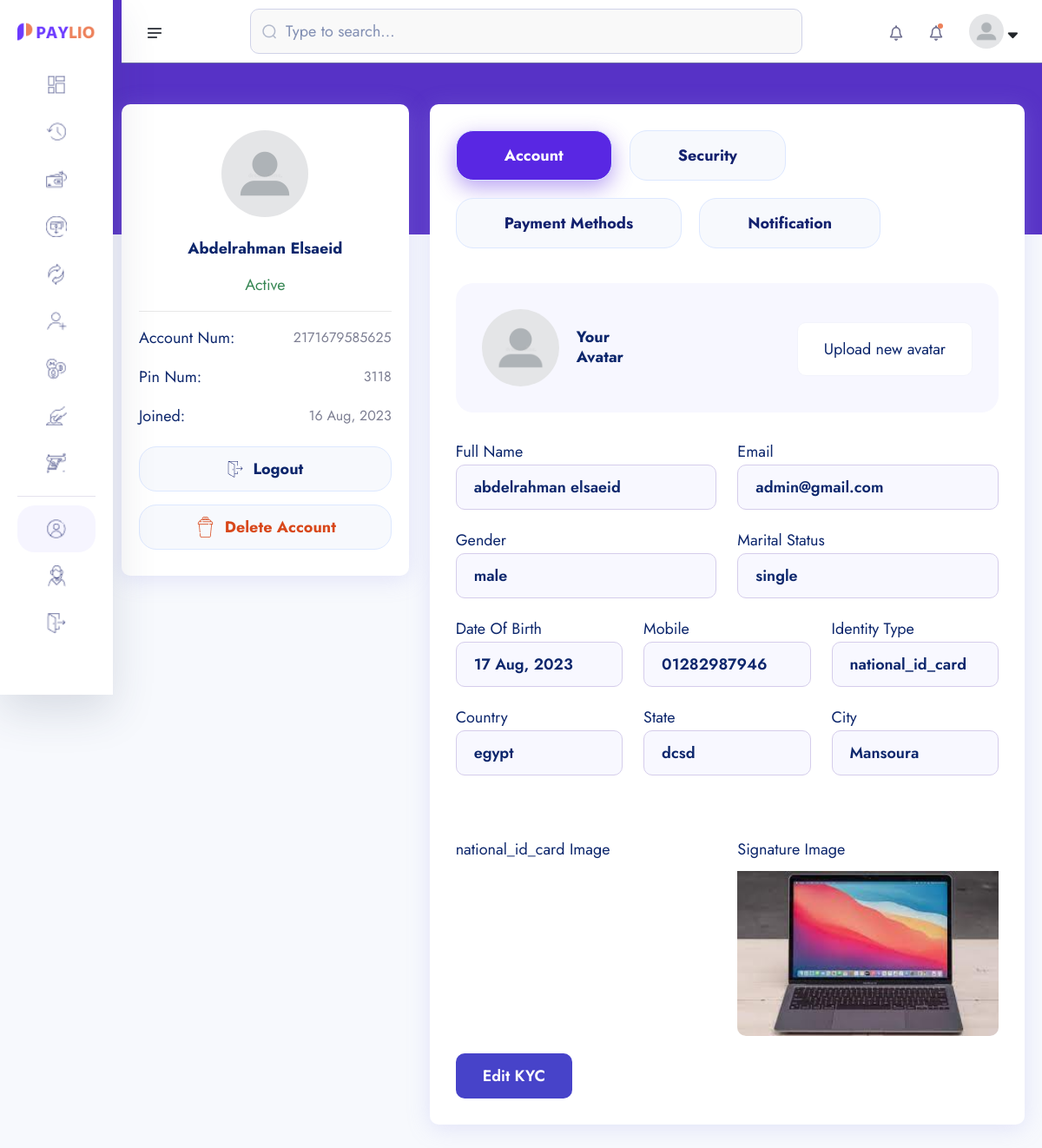
The app's page /account/ (signed in), older data.
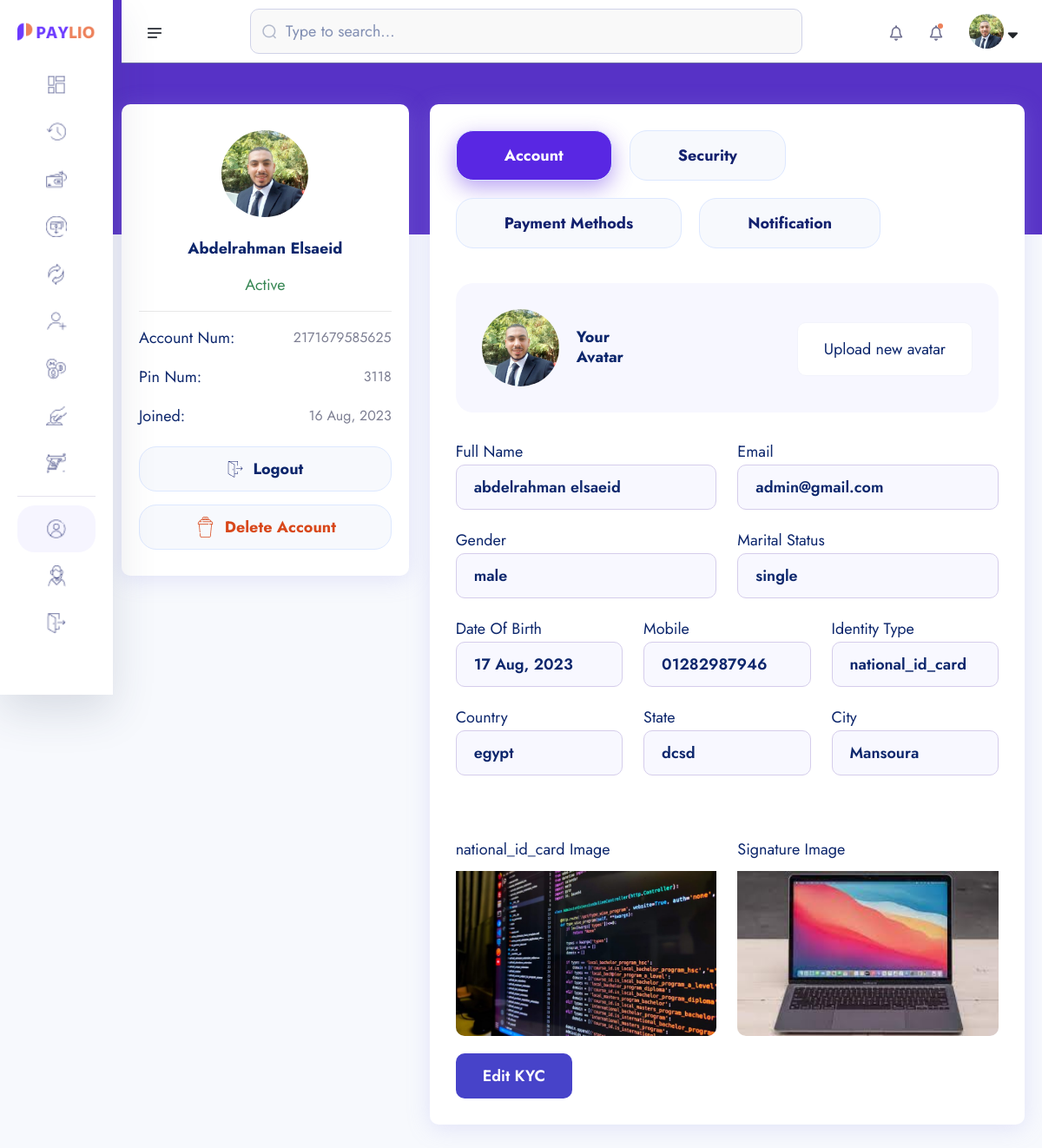
The same page, newer data.
### account/models.py (models this page shows, shortened)
class KYC(models.Model):
    id = models.UUIDField(primary_key=True, unique=True, default=uuid.uuid4, editable=False)
    user =  models.OneToOneField(User, on_delete=models.CASCADE)
    account =  models.OneToOneField(Account, on_delete=models.CASCADE, null=True, blank=True)
    full_name = models.CharField(max_length=1000)
    image = models.ImageField(upload_to="kyc", default="default.jpg")
    marital_status = models.CharField(choices=MARITAL_STATUS, max_length=40)
    gender = models.CharField(choices=GENDER, max_length=40)
    identity_type = models.CharField(choices=IDENTITY_TYPE, max_length=140)
    identity_image = models.ImageField(upload_to="kyc", null=True, blank=True)
    date_of_birth = models.DateTimeField(auto_now_add=False)
    signature = models.ImageField(upload_to="kyc")
    country = models.CharField(max_length=100)
    state = models.CharField(max_length=100)
    city = models.CharField(max_length=100)
    mobile = models.CharField(max_length=1000)
    fax = models.CharField(max_length=1000)
    date = models.DateTimeField(auto_now_add=True)
    class Meta:
        ordering = ['-date']

### userauths/models.py (models this page shows, shortened)
class User(AbstractUser):
    username = models.CharField(max_length=100)
    email = models.EmailField(unique=True)
    is_staff = models.BooleanField(default=False)
    is_superuser = models.BooleanField(default=False)
    USERNAME_FIELD = 'email'
    REQUIRED_FIELDS = ['username']

### account/views.py (the view)
# urls.py: path("",account , name='account'),
def account(request):
    user = request.user
    if request.user.is_authenticated:
        try:
            kyc = KYC.objects.get(user=user)
        except:
            messages.warning(request, "You Need To Submit YOur KYC")
            return redirect("account:kyc-form")
        account = Account.objects.get(user=user)
    else:
        messages.warning(request, "You Need To Login")
        return redirect("userauths:sign-in")
    context = {
        'account':account,
        'kyc':kyc,
    }
    return render(request, 'account/account.html', context)

### templates/account/account.html (shortened to what the changed rows need)
{% extends 'partials/dashboard-base.html' %}
{% load static %}
{% block content %}
    <section class="dashboard-section body-collapse account">
        <div class="overlay pt-120">
            <div class="container-fruid">
                <div class="main-content">
                    <div class="row">
                        <div class="col-xxl-3 col-xl-4 col-md-6">
                            <div class="owner-details">
                                <div class="profile-area">
                                    <div class="profile-img">
                                        <img style="width: 100px; hight: 100px; border-radius: 50%" src="{{kyc.image.url}}" alt="image">
                                    </div>
                                    <div class="name-area">
                                        <h6>{{kyc.full_name|title}}</h6>
                                        {% if account.account_status == "active" %}
                                        <p class="active-status ">{{account.account_status|title}}</p>
                                        {% endif %}
                                    </div>
                                </div>
                            </div>
                        </div>
                        <div class="col-xxl-9 col-xl-8">
                            <div class="tab-main">
                                <div class="tab-content mt-40">
                                    <div class="tab-pane fade show active" id="account" role="tabpanel" aria-labelledby="account-tab">
                                        <div class="upload-avatar">
                                            <div class="avatar-left d-flex align-items-center">
                                                <div class="profile-img">
                                                    <img style="width: 100px; hight=]: 100px; border-radius: 50%" src="{{kyc.image.url}}" alt="image">
                                                </div>
                                            </div>
                                        </div>
                                        <form action="#">
                                            <div class="row justify-content-center">
                                                <div class="col-md-6">
                                                    <div class="single-input">
                                                        <label for="fName">Full Name</label>
                                                        <input type="text" id="fName" readonly placeholder="Alfred" value="{{kyc.full_name}}">
                                                    </div>
                                                </div>
                                                <div class="col-md-6">
                                                    <div class="single-input">
                                                        <label for="lName">Email</label>
                                                        <input type="text" id="lName" readonly placeholder="Davis" value="{{ kyc.user.email }}">
                                                    </div>
                                                </div>
                                                <div class="col-md-6">
                                                    <div class="single-input">
                                                        <label for="lName">Gender</label>
                                                        <input type="text" id="lName" readonly placeholder="Davis" value="{{ kyc.gender }}">
                                                    </div>
                                                </div>
                                                <div class="col-md-6">
                                                    <div class="single-input">
                                                        <label for="lName">Marital Status</label>
                                                        <input type="text" id="lName" readonly placeholder="Davis" value="{{ kyc.marital_status }}">
                                                    </div>
                                                </div>
                                                <div class="col-md-4">
                                                    <div class="single-input">
                                                        <label for="lName">Date Of Birth</label>
                                                        <input type="text" id="lName" readonly placeholder="Davis" value="{{ kyc.date_of_birth|date:'d M, Y' }}">
                                                    </div>
                                                </div>
                                                <div class="col-md-4">
                                                    <div class="single-input">
                                                        <label for="lName">Mobile</label>
                                                        <input type="text" id="lName" readonly placeholder="Davis" value="{{ kyc.mobile}}">
                                                    </div>
                                                </div>
                                                <div class="col-md-4">
                                                    <div class="single-input">
                                                        <label for="lName">Identity Type</label>
                                                        <input type="text" id="lName" readonly placeholder="Davis" value="{{ kyc.identity_type }}">
                                                    </div>
                                                </div>
                                                <div class="col-md-4">
                                                    <div class="single-input">
                                                        <label for="lName">Country</label>
                                                        <input type="text" id="lName" readonly placeholder="Davis" value="{{ kyc.country }}">
                                                    </div>
                                                </div>
                                                <div class="col-md-4">
                                                    <div class="single-input">
                                                        <label for="lName">State</label>
                                                        <input type="text" id="lName" readonly placeholder="Davis" value="{{ kyc.state }}">
                                                    </div>
                                                </div>
                                                <div class="col-md-4">
                                                    <div class="single-input">
                                                        <label for="lName">City</label>
                                                        <input type="text" id="lName" readonly placeholder="Davis" value="{{ kyc.city }}">
                                                    </div>
                                                </div>
                                                <div class="col-md-6 " style="padding-top: 50px;">
                                                    <div class="single-input">
                                                        <label for="fName">{{ kyc.identity_type }} Image</label>
                                                        {% if kyc.identity_image %}
                                                            <img src="{{ kyc.identity_image.url }}" style="width: 100%; height: 200px; border-radius: 10px; object-fit: cover; padding-top: 10px;" alt="">
                                                        {% endif %}
                                                    </div>
                                                </div>
                                                <div class="col-md-6" style="padding-top: 50px;">
                                                    <div class="single-input">
                                                        <label for="fName">Signature Image</label>
                                                        {% if kyc.signature %}
                                                            <img src="{{ kyc.signature.url }}" style="width: 100%; height: 200px; border-radius: 10px; object-fit: cover; padding-top: 10px;" alt="">
                                                        {% endif %}
                                                    </div>
                                                </div>
                                                <br><br>
                                            </div>
                                        </form>
                                    </div>
                                </div>
                            </div>
                        </div>
                    </div>
                </div>
            </div>
        </div>
    </section>
{% endblock content %}

### templates/partials/dashboard-base.html (shortened to what the changed rows need)
{% load static %}
<!doctype html>
<html lang="en">
<head>
    <link rel="stylesheet" href="{% static 'assets1/css/bootstrap.min.css' %}">
    <link rel="stylesheet" href="{% static 'assets1/css/fontawesome.min.css' %}">
    <link rel="stylesheet" href="{% static 'assets1/css/jquery-ui.css' %}">
    <link rel="stylesheet" href="{% static 'assets1/css/plugin/apexcharts.css' %}">
    <link rel="stylesheet" href="{% static 'assets1/css/plugin/nice-select.css' %}">
    <link rel="stylesheet" href="{% static 'assets1/css/arafat-font.css' %}">
    <link rel="stylesheet" href="{% static 'assets1/css/plugin/animate.css' %}">
    <link rel="stylesheet" href="{% static 'assets1/css/style.css' %}">
</head>
<body>
    <header class="header-section body-collapse">
        <div class="overlay">
            <div class="container-fruid">
                <div class="row d-flex header-area">
                    <div class="navbar-area d-flex align-items-center justify-content-between">
                        <div class="dashboard-nav">
                            <div class="single-item user-area">
                                <div class="profile-area d-flex align-items-center">
                                    <span class="user-profile">
                                        <img style="width: 40px; hight: 40px; border-radius: 50%" src="{{kyc.image.url}}" alt="image">
                                    </span>
                                </div>
                            </div>
                        </div>
                    </div>
                </div>
            </div>
        </div>
    </header>
{% block content %}
{% endblock content %}
</body>
</html>

Row changes from the older to the newer data that the page shows:
changed KYC "Abdelrahman Elsaeid": image: picture added in place of a placeholder; identity_image: picture added
